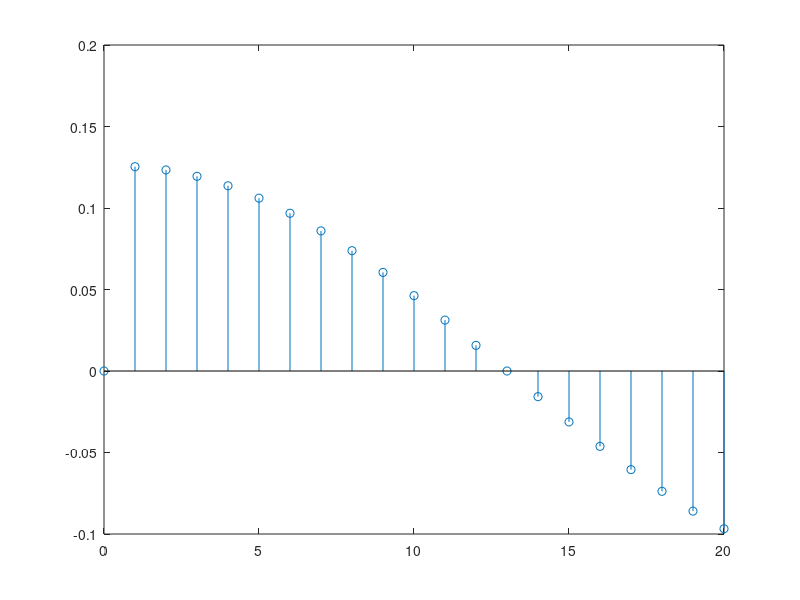

Recreate this plot in MATLAB.
clc;
clear all;
close all;
n=0:20;
b=[1 -1];
a=[1];
u=[n>=0];
v=[n>=100];
w=u-v;
p=sin(pi*n/25);
x=p.*w;
h=filter(b,a,x);
stem(n,h);